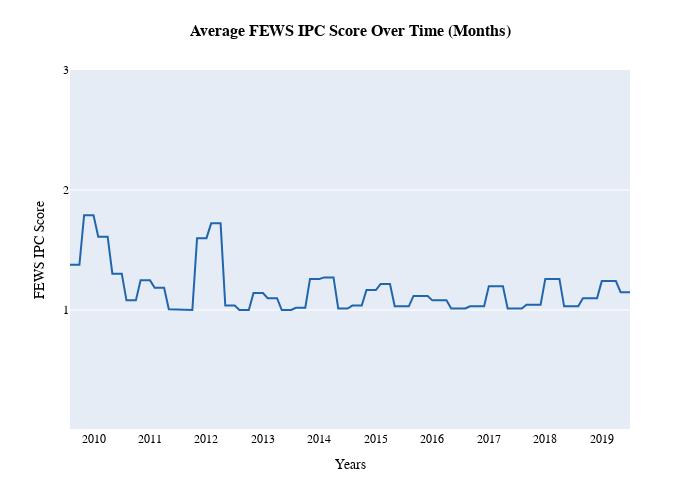

Write notebook code for a chart like this one.
### Code cell
# Look at the mean few_ipc across country over time (in months)
yearmonth = pd.DataFrame(list(yearmonth_m.columns))
yearmonth = yearmonth[0].str.replace('_06','')
p = yearmonth_m.mean(axis=0)

fig = go.Figure()
fig.add_trace(go.Scatter(x=yearmonth, y=p, mode='lines', marker_color = 'rgb(33,102,172)'))
fig.update_xaxes(title= 'Years', tickvals = ['2010', '2011', '2012', '2013', '2014',
                                             '2015','2016', '2017', '2018', '2019'],
                 showticklabels=True, visible=True, showgrid=False)
fig.update_yaxes(title= 'FEWS IPC Score', range = [0, 3], tickvals = [1, 2, 3],
                 showticklabels=True, visible=True, showgrid=True)
fig.update_layout(title =
                  {'text': '<b>Average FEWS IPC Score Over Time (Months)</b>',
                   'font': {'size':16, 'family':'Arial', 'color': 'black'},
                   'xanchor':'center',
                   'x': 0.5,
                   'y': 0.95 },
                  font_family= 'Arial',
                  font_color='black',
                  width = 700, height = 500,
                  margin = dict(t=70,r=70,b=70,l=70))
fig.write_image('Images/trends_month.png')
fig.show()

### Figure 1 — Plotly figure (JSON) as saved in the notebook; plotly's stock layout.template omitted (floating-point values rounded to 4 significant figures)
{"data": [{"marker": {"color": "rgb(33,102,172)"}, "mode": "lines", "type": "scatter", "x": ["2010_01", "2010_02", "2010_03", "2010_04", "2010_05", "2010", "2010_07", "2010_08", "2010_09", "2010_10", "2010_11", "2010_12", "2011_01", "2011_02", "2011_03", "2011_04", "2011_05", "2011", "2011_07", "2011_08", "2011_09", "2011_10", "2011_11", "2011_12", "2012_01", "2012_02", "2012_03", "2012_04", "2012_05", "2012", "2012_07", "2012_08", "2012_09", "2012_10", "2012_11", "2012_12", "2013_01", "2013_02", "2013_03", "2013_04", "2013_05", "2013", "2013_07", "2013_08", "2013_09", "2013_10", "2013_11", "2013_12", "2014_01", "2014_02", "2014_03", "2014_04", "2014_05", "2014", "2014_07", "2014_08", "2014_09", "2014_10", "2014_11", "2014_12", "2015_01", "2015_02", "2015_03", "2015_04", "2015_05", "2015", "2015_07", "2015_08", "2015_09", "2015_10", "2015_11", "2015_12", "2016_01", "2016_02", "2016_03", "2016_04", "2016_05", "2016", "2016_07", "2016_08", "2016_09", "2016_10", "2016_11", "2016_12", "2017_01", "2017_02", "2017_03", "2017_04", "2017_05", "2017", "2017_07", "2017_08", "2017_09", "2017_10", "2017_11", "2017_12", "2018_01", "2018_02", "2018_03", "2018_04", "2018_05", "2018", "2018_07", "2018_08", "2018_09", "2018_10", "2018_11", "2018_12", "2019_01", "2019_02", "2019_03", "2019_04", "2019_05", "2019", "2019_07", "2019_08", "2019_09", "2019_10", "2019_11", "2019_12"], "y": [1.377, 1.377, 1.377, 1.79, 1.79, 1.79, 1.611, 1.611, 1.611, 1.302, 1.302, 1.302, 1.08, 1.08, 1.08, 1.247, 1.247, 1.247, 1.185, 1.185, 1.185, 1.006, 1.006, 1.006, 1.0, 1.0, 1.0, 1.599, 1.599, 1.599, 1.722, 1.722, 1.722, 1.037, 1.037, 1.037, 1.0, 1.0, 1.0, 1.142, 1.142, 1.142, 1.099, 1.099, 1.099, 1.0, 1.0, 1.0, 1.019, 1.019, 1.019, 1.259, 1.259, 1.259, 1.272, 1.272, 1.272, 1.012, 1.012, 1.012, 1.037, 1.037, 1.037, 1.167, 1.167, 1.167, 1.216, 1.216, 1.216, 1.031, 1.031, 1.031, 1.031, 1.117, 1.117, 1.117, 1.117, 1.08, 1.08, 1.08, 1.08, 1.012, 1.012, 1.012, 1.012, 1.031, 1.031, 1.031, 1.031, 1.198, 1.198, 1.198, 1.198, 1.012, 1.012, 1.012, 1.012, 1.043, 1.043, 1.043, 1.043, 1.259, 1.259, 1.259, 1.259, 1.031, 1.031, 1.031, 1.031, 1.099, 1.099, 1.099, 1.099, 1.241, 1.241, 1.241, 1.241, 1.148, 1.148, 1.148]}], "layout": {"font": {"color": "black", "family": "Arial"}, "height": 500, "margin": {"b": 70, "l": 70, "r": 70, "t": 70}, "title": {"font": {"color": "black", "family": "Arial", "size": 16}, "text": "<b>Average FEWS IPC Score Over Time (Months)</b>", "x": 0.5, "xanchor": "center", "y": 0.95}, "width": 700, "xaxis": {"showgrid": false, "showticklabels": true, "tickvals": ["2010", "2011", "2012", "2013", "2014", "2015", "2016", "2017", "2018", "2019"], "title": {"text": "Years"}, "visible": true}, "yaxis": {"range": [0, 3], "showgrid": true, "showticklabels": true, "tickvals": [1, 2, 3], "title": {"text": "FEWS IPC Score"}, "visible": true}}}
